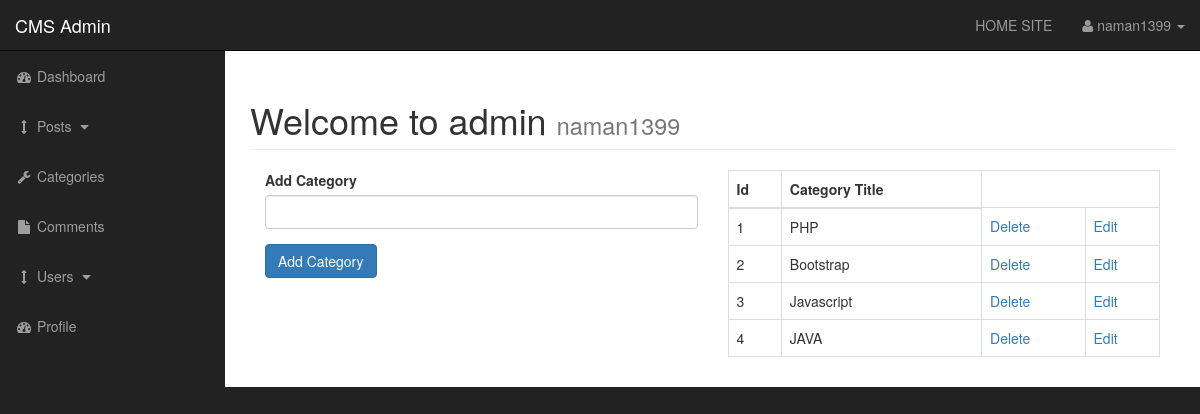
Screenshot of /admin/categories.php (signed in) with the database file from the repository.
### tables this page shows
CREATE TABLE `categories` (
  `cat_id` int(11) NOT NULL,
  `cat_title` varchar(255) NOT NULL
);

### admin/functions.php (the view, shortened to what this page needs)
<?php
function findAllCategories(){
    global $connection;
    $query = "SELECT * FROM categories";
    $select_categories = mysqli_query($connection,$query);
    while($row = mysqli_fetch_assoc($select_categories)) {
        $cat_id = $row['cat_id'];
        $cat_title = $row['cat_title'];
        echo "<tr>";
        echo "<td>{$cat_id}</td>";
        echo "<td>{$cat_title}</td>";
        echo "<td><a href='categories.php?delete={$cat_id}'>Delete</a></td>";
        echo "<td><a href='categories.php?edit={$cat_id}'>Edit</a></td>";
        echo "</tr>";
    }
}
?>

### admin/css/sb-admin.css (style rules this page uses)
body { margin-top: 100px; background-color: #222; }
@media (min-width:768px) { body { margin-top: 50px; } }

### rows the page displays
categories: cat_id "1", cat_title "PHP"
categories: cat_id "2", cat_title "Bootstrap"
categories: cat_id "3", cat_title "Javascript"
categories: cat_id "4", cat_title "JAVA"

### other values shown
$_SESSION['username'] "naman1399"
